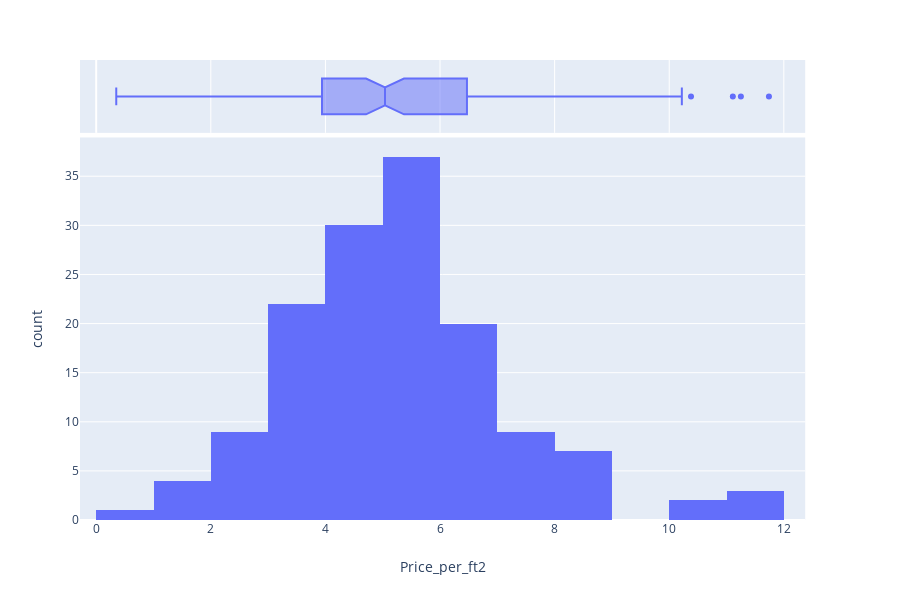

Notebook code cell kept with this figure:
### Markdown cell above
It can be observed from the plot that the median is close to $8000 which is a lot higher than in dallas.

### Code cell
fig = px.histogram(mh_rent, x="Price_per_ft2", marginal="box")
fig.show()

### Figure 1 — Plotly figure (JSON) as saved in the notebook; plotly's stock layout.template omitted (floating-point values rounded to 4 significant figures; data arrays with more than 128 entries replaced by an {"elided": "..."} marker saying what was removed)
{"data": [{"alignmentgroup": "True", "bingroup": "x", "hoverlabel": {"namelength": 0}, "hovertemplate": "Price_per_ft2=%{x}<br>count=%{y}", "legendgroup": "", "marker": {"color": "#636efa"}, "name": "", "offsetgroup": "", "orientation": "v", "showlegend": false, "type": "histogram", "x": {"elided": "144 float values"}, "xaxis": "x", "yaxis": "y"}, {"alignmentgroup": "True", "hoverlabel": {"namelength": 0}, "hovertemplate": "Price_per_ft2=%{x}", "legendgroup": "", "marker": {"color": "#636efa"}, "name": "", "notched": true, "offsetgroup": "", "showlegend": false, "type": "box", "x": {"elided": "144 float values"}, "xaxis": "x2", "yaxis": "y2"}], "layout": {"barmode": "relative", "height": 600, "legend": {"tracegroupgap": 0}, "margin": {"t": 60}, "xaxis": {"anchor": "y", "domain": [0, 0.98], "title": {"text": "Price_per_ft2"}}, "xaxis2": {"anchor": "y2", "domain": [0, 0.98], "matches": "x", "showgrid": true, "showticklabels": false}, "yaxis": {"anchor": "x", "domain": [0, 0.8316], "title": {"text": "count"}}, "yaxis2": {"anchor": "x2", "domain": [0.8416, 1], "matches": "y2", "showgrid": false, "showticklabels": false}}}
